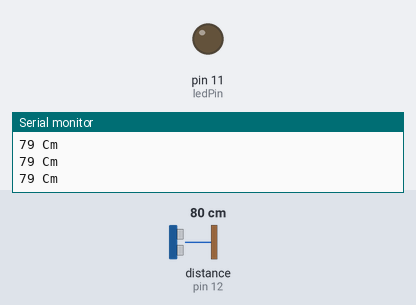
This sketch was run on a simulated Arduino Uno, built with avr-gcc and run on an emulated ATmega328P. Parts: output pins drawn as LEDs (lit = HIGH), the last lines printed to the serial monitor. Wiring (inferred from the names in the program): ultrasonic range finder: trigger pin 13; echo pin 12. Inputs (shaded band) come from the test bench; at power-on: distance to the obstacle (sensor on pin 12) 80 cm. The echo pulse lasts 58.3 µs per cm; pins used as bus, display or sensor lines are not drawn.

Above: at 1.3 s.
1.4 s: distance to the obstacle (sensor on pin 12) set to 55 cm
2.9 s: distance to the obstacle (sensor on pin 12) set to 46 cm
At 3.4 s:
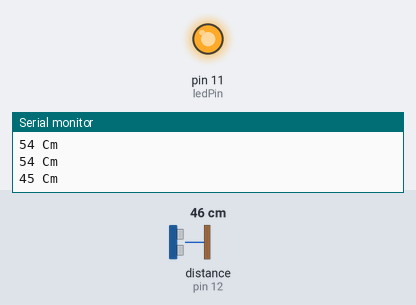
4.5 s: distance to the obstacle (sensor on pin 12) set to 60 cm
At 4.9 s:
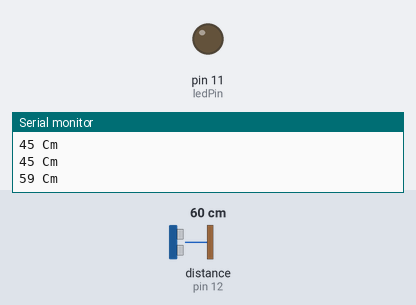
6.0 s: distance to the obstacle (sensor on pin 12) set to 2 cm
At 6.4 s:
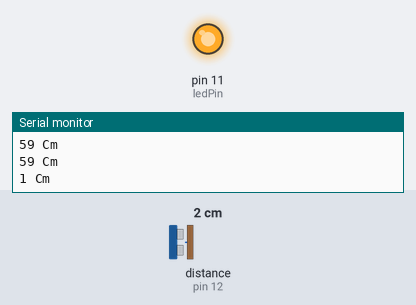
Timing chart, 0 to 8.5 s (numbered marks = the images above; inputs shaded):
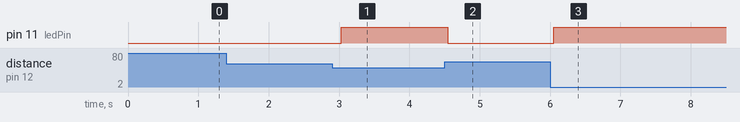

Measured:
- the behaviour switches between 52 and 51 cm on distance to the obstacle (sensor on pin 12) (found by bisection; images 0 and 1)
- after the input at 2.9 s, pin 11 (ledPin): LOW → HIGH after 0.13 s
- after the input at 4.5 s, pin 11 (ledPin): HIGH → LOW at once
- after the input at 6.0 s, pin 11 (ledPin): LOW → HIGH after 0.05 s

The sketch:

exercicio_dia_30.ino
```cpp
  #define trigPin 13
  #define echoPin 12

int ledPin=11;

void setup() {
  Serial.begin(9600);
  pinMode(trigPin,OUTPUT);
  pinMode(echoPin,INPUT);

  pinMode (ledPin,OUTPUT);
}

void loop()
{
  long duration , distance;
  digitalWrite(trigPin, LOW);
  delayMicroseconds(2);
  digitalWrite(trigPin, HIGH);
  delayMicroseconds(10);
  digitalWrite(trigPin, LOW);

  duration = pulseIn(echoPin, HIGH);

  distance = ((duration/2) /29.1);
  if(distance <= 50){
    digitalWrite(ledPin,HIGH);
  }
  else{
    digitalWrite(ledPin,LOW);
  }
  Serial.print(distance);
  Serial.println(" Cm");

  delay(500);
}
```
